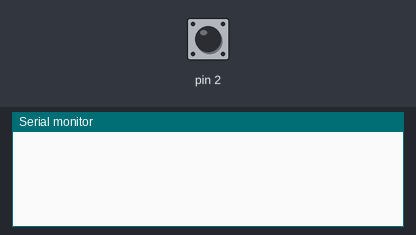
Recording of a sketch running on a simulated Arduino Uno, built with avr-gcc and run on an emulated ATmega328P. On the bench: the last lines printed to the serial monitor. The test bench sets the inputs (shaded band); at power-on: pin 2 HIGH.

Above: at 1.2 s.
1.3 s: pin 2 driven LOW
At 1.8 s:
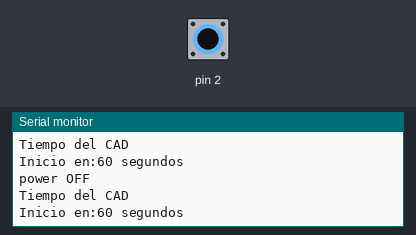
2.8 s: pin 2 pulsed HIGH 5 times (0.12 s each, 0.3 s apart)
7.3 s: pin 2 driven HIGH
At 7.66 s:
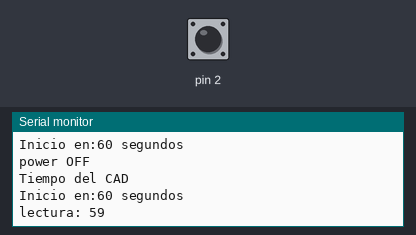
Timing chart, 0 to 10.3 s (numbered marks = the images above; inputs shaded):
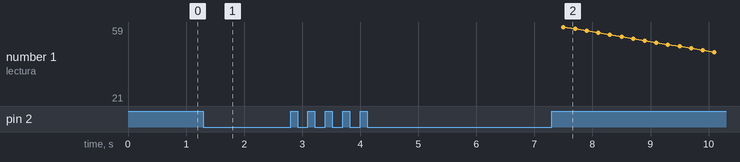

Measured:
- after the input at 1.3 s, the serial monitor: prints a new line at once (image 1)
- after the input at 7.3 s, the serial monitor: prints a new line after 0.20 s (image 2)

The sketch:

SolanoEdwin_Deber8.ino
```cpp
/*
 *UNIVERSIDAD TECNICA DEL NORTE
 *FICA-CITEL
 *SISTEMAS EMBEBIDOS
 *Nombre: Solano Edwin
 *deber 8
 *objetivo: Realizar un código que el sistema se reinicia cada minuto,
 *active el conversor análogo-digital realice una lectura y vuelve el sistema a un modo sleep.
 */
 #include<avr/power.h>//libreria encendido
 #include<avr/sleep.h>//libreria modo sleep
 #include<avr/wdt.h>//perro guardian libreria
 #include<MsTimer2.h>//libreria del timer 2 reloj

int on=0;
int tiempo=60;
int cont=0;

void setup() {
  Serial.begin(9600);//conexion con CX
  MsTimer2::set(200,reloj);//configuacuon de tiempo de relog
  attachInterrupt(0,activacion,LOW); //interrupciones
}
void loop() {
}
void activacion(){
  switch(on){//casos segun interrupcion
    case 0://caso uno
      Serial.println("Tiempo del CAD");//mensaje
      power_adc_disable();//perro guardian desacivado
      on++;//contador
    break;
    case 1://caso dos
      Serial.println(String("Inicio en:")+String(tiempo)+String(" segundos"));
      MsTimer2::start();//inicio del relog
      on++;//contador
    break;
    case 2://caso tres
      Serial.println("power OFF");
      tiempo=60;//inicia variable a condicion inicial
      on=0;//reinicio de modo
      MsTimer2::stop();//apagado del reloj
      power_adc_disable();//apagado del perro guardian
    break;
  }
}
void reloj(){
  cont++;//contador
  power_adc_disable();//perro guardian desactivado
  Serial.println(String("lectura: ")+String(tiempo-cont));
  if(cont==tiempo){//cuando el tiempo sea igual al contador
    power_adc_enable();//perro guardian se activa
    delay(20);//temporizador
    Serial.println(String("lectura poteciometro: ")+String(analogRead(0)));//mensaje y lectura del pin analogo
    delay(1000);//temporizador
    cont=0;//reinicio del contador
  }
}
```
